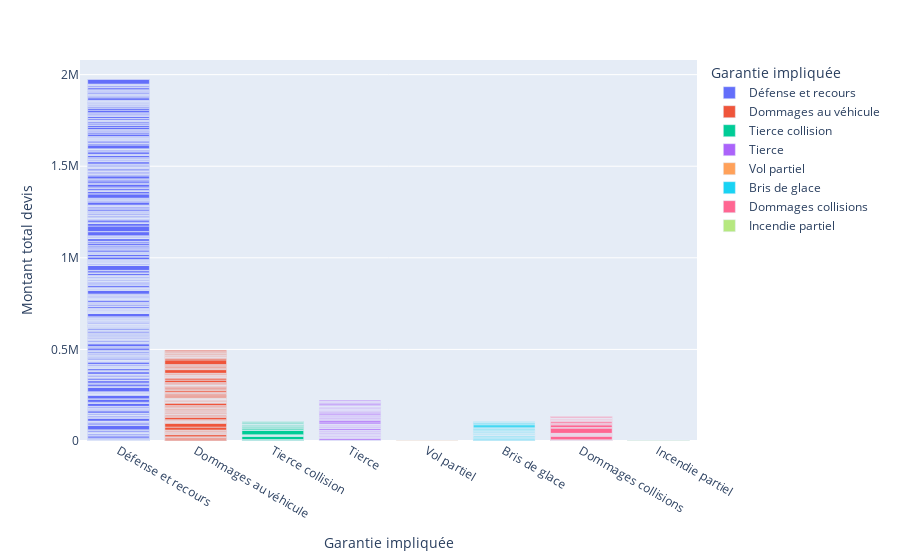

This figure's notebook cell:
### Code cell
fig = px.bar(df, x='Garantie impliquée', y='Montant total devis', color='Garantie impliquée' )
fig.show()
fig.write_image("figure_EDA/montant_garantie.png")

### Figure 1 — Plotly figure (JSON) as saved in the notebook; plotly's stock layout.template omitted (floating-point values rounded to 4 significant figures; data arrays with more than 128 entries replaced by an {"elided": "..."} marker saying what was removed)
{"data": [{"alignmentgroup": "True", "hovertemplate": "Garantie impliquée=%{x}<br>Montant total devis=%{y}<extra></extra>", "legendgroup": "Défense et recours ", "marker": {"color": "#636efa"}, "name": "Défense et recours ", "offsetgroup": "Défense et recours ", "orientation": "v", "showlegend": true, "textposition": "auto", "type": "bar", "x": {"elided": "683 str values"}, "xaxis": "x", "y": {"elided": "683 float values"}, "yaxis": "y"}, {"alignmentgroup": "True", "hovertemplate": "Garantie impliquée=%{x}<br>Montant total devis=%{y}<extra></extra>", "legendgroup": "Dommages au véhicule ", "marker": {"color": "#EF553B"}, "name": "Dommages au véhicule ", "offsetgroup": "Dommages au véhicule ", "orientation": "v", "showlegend": true, "textposition": "auto", "type": "bar", "x": {"elided": "174 str values"}, "xaxis": "x", "y": {"elided": "174 float values"}, "yaxis": "y"}, {"alignmentgroup": "True", "hovertemplate": "Garantie impliquée=%{x}<br>Montant total devis=%{y}<extra></extra>", "legendgroup": "Tierce collision ", "marker": {"color": "#00cc96"}, "name": "Tierce collision ", "offsetgroup": "Tierce collision ", "orientation": "v", "showlegend": true, "textposition": "auto", "type": "bar", "x": ["Tierce collision ", "Tierce collision ", "Tierce collision ", "Tierce collision ", "Tierce collision ", "Tierce collision ", "Tierce collision ", "Tierce collision ", "Tierce collision ", "Tierce collision ", "Tierce collision ", "Tierce collision ", "Tierce collision ", "Tierce collision ", "Tierce collision ", "Tierce collision ", "Tierce collision ", "Tierce collision ", "Tierce collision ", "Tierce collision ", "Tierce collision ", "Tierce collision ", "Tierce collision ", "Tierce collision ", "Tierce collision ", "Tierce collision ", "Tierce collision ", "Tierce collision ", "Tierce collision ", "Tierce collision ", "Tierce collision ", "Tierce collision ", "Tierce collision ", "Tierce collision "], "xaxis": "x", "y": [1790.0, 2468.0, 2972.0, 295.9, 700, 17250.0, 1553.0, 2826.0, 1877.0, 492.2, 2450.0, 23000.0, 677.9, 3142.0, 8138.0, 2876.0, 271.4, 1425.0, null, 6056.0, null, 709.4, 2708.0, 2231.0, 4017.0, null, 1803.0, 985.9, null, 1143.0, 5072.0, 1556.0, 4321.0, 1661.0], "yaxis": "y"}, {"alignmentgroup": "True", "hovertemplate": "Garantie impliquée=%{x}<br>Montant total devis=%{y}<extra></extra>", "legendgroup": "Tierce ", "marker": {"color": "#ab63fa"}, "name": "Tierce ", "offsetgroup": "Tierce ", "orientation": "v", "showlegend": true, "textposition": "auto", "type": "bar", "x": ["Tierce ", "Tierce ", "Tierce ", "Tierce ", "Tierce ", "Tierce ", "Tierce ", "Tierce ", "Tierce ", "Tierce ", "Tierce ", "Tierce ", "Tierce ", "Tierce ", "Tierce ", "Tierce ", "Tierce ", "Tierce ", "Tierce ", "Tierce ", "Tierce ", "Tierce ", "Tierce ", "Tierce ", "Tierce ", "Tierce ", "Tierce ", "Tierce ", "Tierce ", "Tierce ", "Tierce ", "Tierce ", "Tierce ", "Tierce ", "Tierce ", "Tierce ", "Tierce ", "Tierce ", "Tierce ", "Tierce ", "Tierce ", "Tierce ", "Tierce ", "Tierce ", "Tierce ", "Tierce ", "Tierce ", "Tierce ", "Tierce ", "Tierce ", "Tierce ", "Tierce ", "Tierce ", "Tierce ", "Tierce ", "Tierce ", "Tierce ", "Tierce ", "Tierce ", "Tierce ", "Tierce ", "Tierce ", "Tierce ", "Tierce ", "Tierce ", "Tierce ", "Tierce ", "Tierce ", "Tierce ", "Tierce ", "Tierce ", "Tierce ", "Tierce ", "Tierce ", "Tierce ", "Tierce ", "Tierce ", "Tierce ", "Tierce ", "Tierce ", "Tierce ", "Tierce ", "Tierce ", "Tierce ", "Tierce ", "Tierce ", "Tierce ", "Tierce ", "Tierce ", "Tierce ", "Tierce ", "Tierce ", "Tierce ", "Tierce ", "Tierce ", "Tierce ", "Tierce ", "Tierce ", "Tierce ", "Tierce "], "xaxis": "x", "y": [1864.0, 1641.0, null, 2369.0, 186.8, 7916.0, 3148.0, null, 565.5, 2393.0, null, 2230.0, 1278.0, 643.4, 4772.0, 369.5, 670.5, 2479.0, 2802.0, 2924.0, 1101.0, 4641.0, 1709.0, 3181.0, null, 948.2, 1357.0, 4552.0, 2340.0, 2305.0, 7566.0, 1461.0, 806.2, 1208.0, null, 4440.0, null, 2091.0, 1046.0, 3904.0, 153.2, 1549.0, 3695.0, null, 3236.0, 1259.0, null, 357.6, 6448.0, 10560.0, 1815.0, 559.0, null, null, null, 3747.0, 2589.0, 1927.0, 4777.0, null, null, 3944.0, 1826.0, 2141.0, null, 2115.0, 3988.0, 1072.0, 6723.0, 2967.0, null, 4968.0, 4758.0, 1287.0, 3279.0, 2821.0, 1522.0, 4642.0, 994.3, 333.8, 4114.0, 1853.0, 3234.0, 2779.0, 675.3, 1748.0, 684.6, 476.9, 936.3, 2084.0, 4593.0, 7692.0, 3546.0, 936.0, 773.1, 1085.0, 1748.0, 3241.0, 813.7, 4703.0], "yaxis": "y"}, {"alignmentgroup": "True", "hovertemplate": "Garantie impliquée=%{x}<br>Montant total devis=%{y}<extra></extra>", "legendgroup": "Vol partiel ", "marker": {"color": "#FFA15A"}, "name": "Vol partiel ", "offsetgroup": "Vol partiel ", "orientation": "v", "showlegend": true, "textposition": "auto", "type": "bar", "x": ["Vol partiel "], "xaxis": "x", "y": [1321.0], "yaxis": "y"}, {"alignmentgroup": "True", "hovertemplate": "Garantie impliquée=%{x}<br>Montant total devis=%{y}<extra></extra>", "legendgroup": "Bris de glace ", "marker": {"color": "#19d3f3"}, "name": "Bris de glace ", "offsetgroup": "Bris de glace ", "orientation": "v", "showlegend": true, "textposition": "auto", "type": "bar", "x": ["Bris de glace ", "Bris de glace ", "Bris de glace ", "Bris de glace ", "Bris de glace ", "Bris de glace ", "Bris de glace ", "Bris de glace ", "Bris de glace ", "Bris de glace ", "Bris de glace ", "Bris de glace ", "Bris de glace ", "Bris de glace ", "Bris de glace ", "Bris de glace ", "Bris de glace ", "Bris de glace ", "Bris de glace ", "Bris de glace ", "Bris de glace ", "Bris de glace ", "Bris de glace ", "Bris de glace ", "Bris de glace ", "Bris de glace ", "Bris de glace ", "Bris de glace ", "Bris de glace ", "Bris de glace ", "Bris de glace ", "Bris de glace ", "Bris de glace ", "Bris de glace ", "Bris de glace ", "Bris de glace ", "Bris de glace ", "Bris de glace ", "Bris de glace ", "Bris de glace ", "Bris de glace ", "Bris de glace ", "Bris de glace ", "Bris de glace ", "Bris de glace ", "Bris de glace ", "Bris de glace ", "Bris de glace ", "Bris de glace ", "Bris de glace ", "Bris de glace ", "Bris de glace ", "Bris de glace ", "Bris de glace ", "Bris de glace ", "Bris de glace ", "Bris de glace ", "Bris de glace "], "xaxis": "x", "y": [859.9, 831.0, null, null, 775.1, null, 1707.0, null, 5082.0, 5274.0, null, 2368.0, 2200.0, null, 3208.0, null, 5057.0, null, 1180.0, 789.5, 1958.0, 1099.0, 748.6, null, 835.1, 2858.0, null, 2102.0, 1462.0, 2795.0, 1360.0, 4337.0, 1574.0, 2621.0, 1803.0, null, 4993.0, null, 817.0, 1354.0, 1155.0, null, null, 6204.0, null, 1178.0, null, 5385.0, 12280.0, 1250.0, 612.2, 5573.0, 6038.0, null, null, 1865.0, 1161.0, null], "yaxis": "y"}, {"alignmentgroup": "True", "hovertemplate": "Garantie impliquée=%{x}<br>Montant total devis=%{y}<extra></extra>", "legendgroup": "Dommages collisions ", "marker": {"color": "#FF6692"}, "name": "Dommages collisions ", "offsetgroup": "Dommages collisions ", "orientation": "v", "showlegend": true, "textposition": "auto", "type": "bar", "x": ["Dommages collisions ", "Dommages collisions ", "Dommages collisions ", "Dommages collisions ", "Dommages collisions ", "Dommages collisions ", "Dommages collisions ", "Dommages collisions ", "Dommages collisions ", "Dommages collisions ", "Dommages collisions ", "Dommages collisions ", "Dommages collisions ", "Dommages collisions ", "Dommages collisions ", "Dommages collisions ", "Dommages collisions ", "Dommages collisions ", "Dommages collisions ", "Dommages collisions ", "Dommages collisions ", "Dommages collisions ", "Dommages collisions ", "Dommages collisions ", "Dommages collisions ", "Dommages collisions ", "Dommages collisions ", "Dommages collisions ", "Dommages collisions ", "Dommages collisions ", "Dommages collisions ", "Dommages collisions ", "Dommages collisions ", "Dommages collisions ", "Dommages collisions ", "Dommages collisions ", "Dommages collisions ", "Dommages collisions ", "Dommages collisions ", "Dommages collisions ", "Dommages collisions ", "Dommages collisions ", "Dommages collisions "], "xaxis": "x", "y": [null, null, 371.9, 1095.0, 2755.0, 645.9, 2010.0, 19310.0, 2784.0, 679.6, 1154.0, null, 4745.0, null, 843.2, 3436.0, 1191.0, 856.3, 28400.0, 3342.0, 14340.0, 2101.0, 5531.0, 530.9, 8697.0, 4214.0, 2181.0, 495.5, 235.3, 1726.0, 1805.0, 3858.0, 1316.0, 3343.0, 1102.0, null, 694.6, 1425.0, null, 326.7, 5318.0, null, 1978.0], "yaxis": "y"}, {"alignmentgroup": "True", "hovertemplate": "Garantie impliquée=%{x}<br>Montant total devis=%{y}<extra></extra>", "legendgroup": "Incendie partiel ", "marker": {"color": "#B6E880"}, "name": "Incendie partiel ", "offsetgroup": "Incendie partiel ", "orientation": "v", "showlegend": true, "textposition": "auto", "type": "bar", "x": ["Incendie partiel ", "Incendie partiel ", "Incendie partiel ", "Incendie partiel "], "xaxis": "x", "y": [922.4, 610.3, 993.4, 2223.0], "yaxis": "y"}], "layout": {"barmode": "relative", "legend": {"title": {"text": "Garantie impliquée"}, "tracegroupgap": 0}, "margin": {"t": 60}, "xaxis": {"anchor": "y", "categoryarray": ["Défense et recours ", "Dommages au véhicule ", "Tierce collision ", "Tierce ", "Vol partiel ", "Bris de glace ", "Dommages collisions ", "Incendie partiel "], "categoryorder": "array", "domain": [0, 1], "title": {"text": "Garantie impliquée"}}, "yaxis": {"anchor": "x", "domain": [0, 1], "title": {"text": "Montant total devis"}}}}
